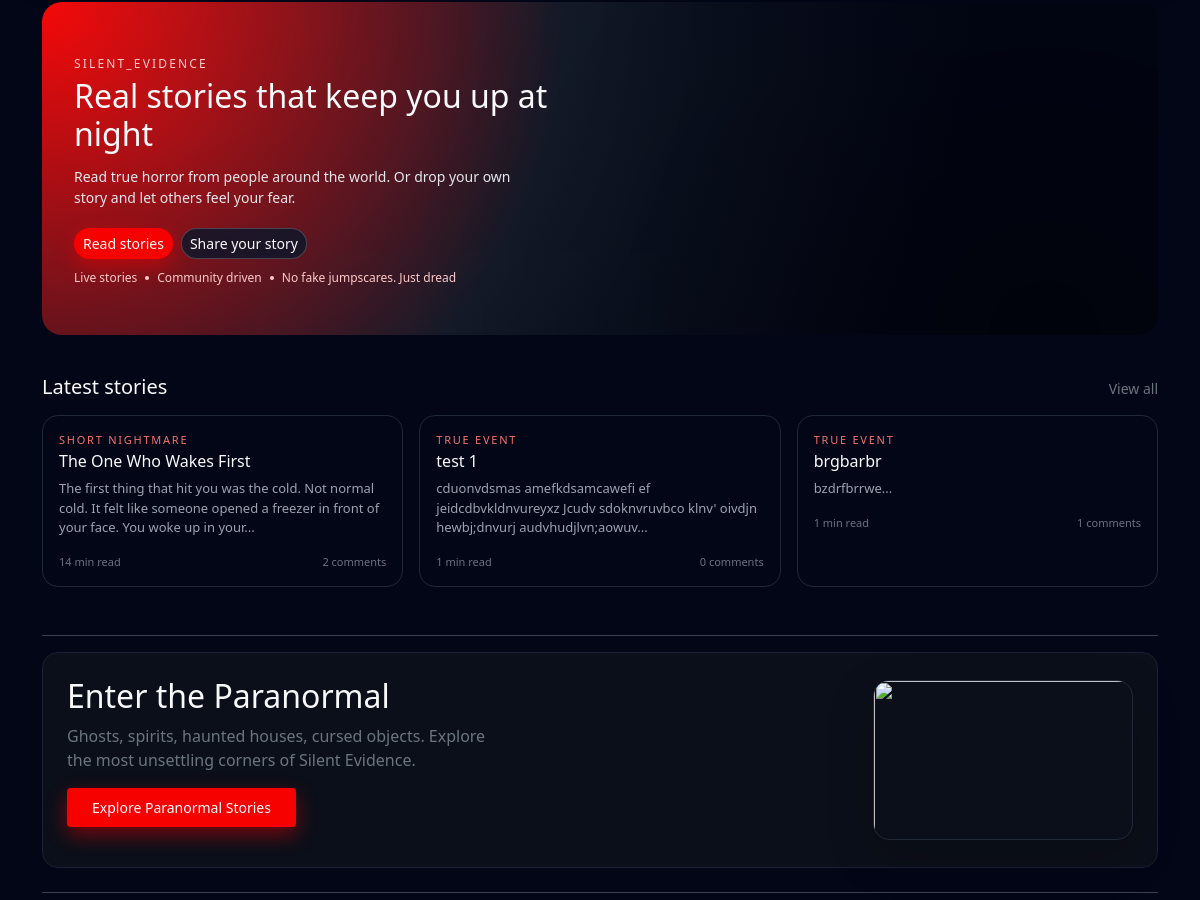
Before: / (middle part) with the older database file.
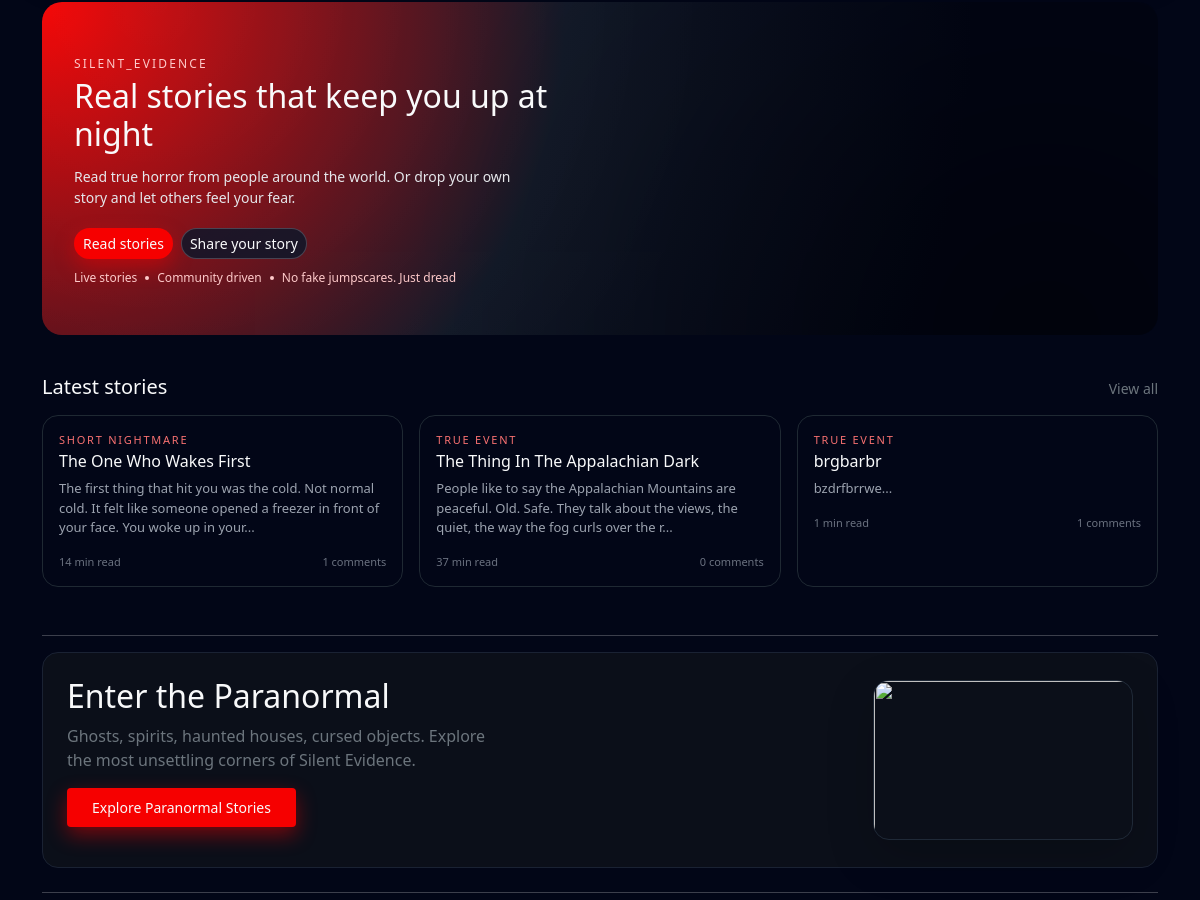
After: the same page with the newer database file.
### tables this page shows
CREATE TABLE `stories` (
  `id` int(10) UNSIGNED NOT NULL,
  `user_id` int(10) UNSIGNED NOT NULL,
  `title` varchar(200) NOT NULL,
  `slug` varchar(220) NOT NULL,
  `category` enum('true','paranormal','urban','short','haunted','ghosts','missing','crime','sleep','forest','night','calls','creatures','abandoned','psychological') NOT NULL DEFAULT 'true',
  `content` longtext NOT NULL,
  `image_path` varchar(255) DEFAULT NULL,
  `is_published` tinyint(1) NOT NULL DEFAULT 1,
  `is_featured` tinyint(1) NOT NULL DEFAULT 0,
  `views` int(10) UNSIGNED NOT NULL DEFAULT 0,
  `likes` int(10) UNSIGNED NOT NULL DEFAULT 0,
  `image` varchar(255) DEFAULT NULL,
  `created_at` datetime NOT NULL DEFAULT current_timestamp(),
  `updated_at` datetime NOT NULL DEFAULT current_timestamp() ON UPDATE current_timestamp()
);

### index.php (the view, shortened to what the changed rows need)
<?php
require 'include/db.php';
$stmt = $pdo->prepare(
    'SELECT
         s.id,
         s.title,
         s.category,
         s.content,
         s.created_at,
         s.views,
         s.likes,
         u.display_name,
         u.username,
         COUNT(c.id) AS comment_count
     FROM stories s
     JOIN users u
       ON u.id = s.user_id
     LEFT JOIN story_comments c
       ON c.story_id = s.id
     WHERE s.is_published = 1
     GROUP BY s.id
     ORDER BY s.created_at DESC
     LIMIT 3'
);
$stmt->execute();
$latestStories = $stmt->fetchAll(PDO::FETCH_ASSOC);
function se_category_label(string $cat): string
{
    if ($cat === 'true')       return 'TRUE EVENT';
    if ($cat === 'short')      return 'SHORT NIGHTMARE';
    return strtoupper($cat);
}
?>
<!doctype html>
<html lang="en">
<head>
    <link href="https://cdn.jsdelivr.net/npm/bootstrap@5.3.3/dist/css/bootstrap.min.css" rel="stylesheet">
</head>
<body>
    <main class="container py-4">
        <section class="hero-section">
            <div class="hero-content">
                <h1 class="hero-title">Real stories that keep you up at night</h1>
            </div>
        </section>
        <section class="mb-5">
            <div class="d-flex justify-content-between align-items-baseline mb-3">
                <h2 class="section-title mb-0">Latest stories</h2>
            </div>
            <div class="row g-3">
                <?php if (!$latestStories): ?>
                    <p class="text-secondary small mb-0">No stories yet. Be the first to post one.</p>
                <?php else: ?>
                    <?php foreach ($latestStories as $story): ?>
                        <?php
                        $wordCount = str_word_count(strip_tags($story['content']));
                        $minutes   = max(1, ceil($wordCount / 200));
                        ?>
                        <div class="col-md-4">
                            <a href="story.php?id=<?php echo (int)$story['id']; ?>" style="text-decoration:none;">
                                <article class="story-card h-100 p-3">
                                    <p class="story-tag mb-1">
                                        <?php echo htmlspecialchars(se_category_label($story['category'])); ?>
                                    </p>
                                    <h3 class="story-title mb-2">
                                        <?php echo htmlspecialchars($story['title']); ?>
                                    </h3>
                                    <p class="story-excerpt mb-3">
                                        <?php
                                        $preview = substr(strip_tags($story['content']), 0, 140);
                                        echo htmlspecialchars($preview) . '...';
                                        ?>
                                    </p>
                                    <div class="story-meta d-flex justify-content-between">
                                        <span><?php echo $minutes; ?> min read</span>
                                        <span><?php echo (int)$story['comment_count']; ?> comments</span>
                                    </div>
                                </article>
                            </a>
                        </div>
                    <?php endforeach; ?>
                <?php endif; ?>
            </div>
        </section>
        <section class="mb-5">
            <section class="mb-4">
                <div class="paranormal-card p-4 rounded-4 d-flex align-items-center justify-content-between flex-wrap"
                    style="background:#0b0f19;border:1px solid #1a2233;">
                    <div class="mb-3">
                        <h2 class="text-light mb-2">Enter the Paranormal</h2>
                    </div>
                </div>
            </section>
        </section>
    </main>
</body>
</html>

Changed rows visible on the page:
changed stories "The One Who Wakes First": comment_count "2" → "1"
changed stories: title "test 1" → "The Thing In The Appalachian Dark"; content "cduonvdsmas amefkdsamcawefi ef jeidcdbvkldnvureyxz Jcudv sdoknvruvbco klnv' oivdjn hewbj;dnvurj audvhudjlvn;aowuv" → "People like to say the Appalachian Mountains are peaceful. Old. Safe. They talk about the views, the quiet, the way the fog curls over the r"; content "1" → "37"
